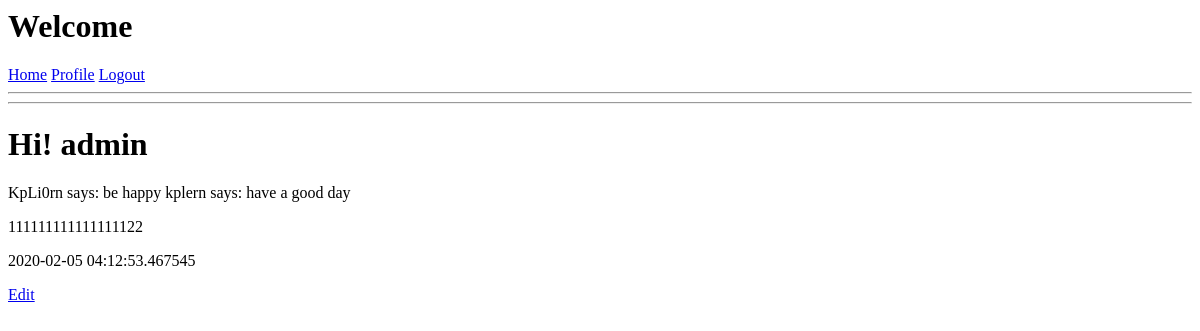
/user/admin (signed in), run on an earlier commit of the app's database.
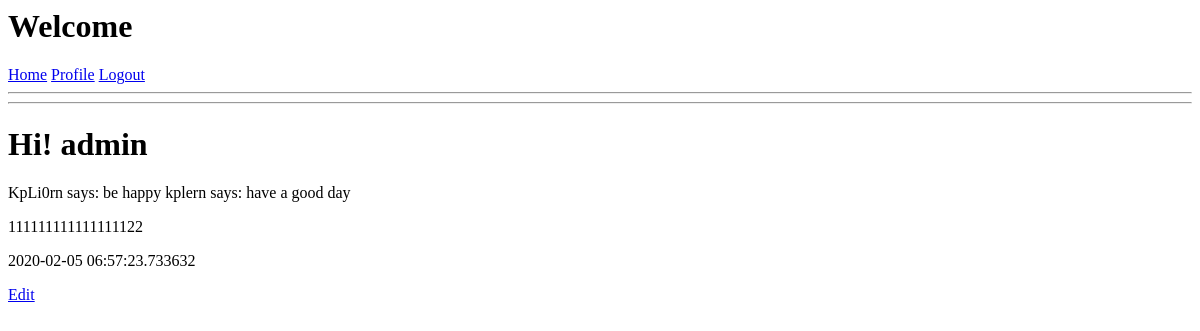
And on a later commit of the database.
### app/models.py (models this page shows, shortened)
class User(UserMixin,db.Model):   # User 继承 db.Model 是所有类型的基类  UserMixin 这个是基类包含了四种校验属性
    id = db.Column(db.Integer,primary_key=True)
    username = db.Column(db.String(length=10),index=True,unique=True)
    password_hash = db.Column(db.String(length=128))
    email = db.Column(db.String(length=50),index=True,unique=True)
    posts = db.relationship("Post",backref="author",lazy="dynamic")    # backref 有点类似快捷方式
    about_me = db.Column(db.String(150))
    last_seen = db.Column(db.DateTime,default=datetime.utcnow)

### app/routes.py (the view)
@app.route('/user/<username>',methods=['GET','POST'])
@login_required
def user(username):
    user = User.query.filter_by(username=username).first_or_404()
    posts = [{
        "author": "KpLi0rn",
        "content": "be happy"
    },
        {
            "author": "kplern",
            "content": "have a good day"
        }]
    return render_template("profile.html",user=user,posts=posts)

### app/models.py (called while the page is built)
@login.user_loader
def load_user(id):
    return User.query.get(int(id))

### app/routes.py (called while the page is built)
@app.before_request
def before_request():   # 将时间 和 表单里面进行一个联系  利用 app.before_request 在试图函数之前进行一个运行
    if current_user.is_authenticated:
        current_user.last_seen = datetime.utcnow()
        db.session.commit()

### app/templates/profile.html
{% extends "base.html" %}
{% block content %}
    <h1>Hi! {{user.username}}</h1>
    {% for post in posts %}
    {{post.author}} says: {{post.content}}
    {% endfor %}
    <p>
        {% if user.about_me %}
        {{ user.about_me}}
        {% endif %}
    </p>
    <p>
        {% if user.last_seen %}
        {{ user.last_seen }}
        {% endif %}
    </p>
    <p>
        {% if current_user == user %}
        <a href="{{url_for('edit_profile')}}">Edit</a>
        {% endif %}
    </p>
{% endblock %}

### app/templates/base.html (shortened to what this page needs)
<html>
     <head>
         <h1>Welcome</h1>
         {% if current_user.is_anonymous %}
         <a href="{{url_for('register')}}">Register</a>
         <a href="{{url_for('login')}}">Login</a>
         {% else %}
         <a href="{{url_for('index')}}">Home</a>
         <a href="{{url_for('user',username=current_user.username)}}">Profile</a>
         <a href="{{url_for('logout')}}">Logout</a>
         {% endif %}
    </head>
    <body>
        <hr>
        <hr>
        {% block content %} {% endblock %}
    </body>
</html>

What changed in the data, as far as the page shows it:
changed User "admin": last_seen "2020-02-05 04:12:53.467545" → "2020-02-05 06:57:23.733632"
